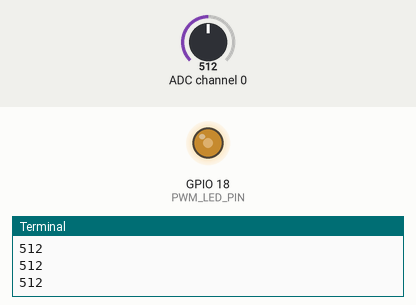
Recording of a program running on a simulated Raspberry Pi (BCM pin numbers). Parts: output pins drawn as LEDs (lit = HIGH), the last lines printed to the terminal. The test bench sets the inputs (shaded band); at power-on: ADC channel 0 = 512 (analog values on the 0–1023 scale).

Above: at 1.2 s.
1.3 s: ADC channel 0 set to 716
At 2.5 s:
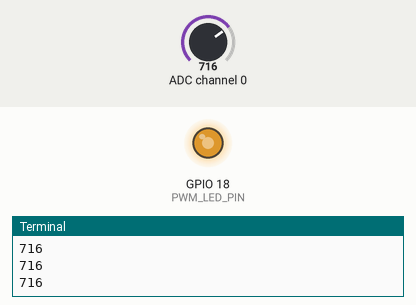
2.8 s: ADC channel 0 set to 900
At 3.9 s:
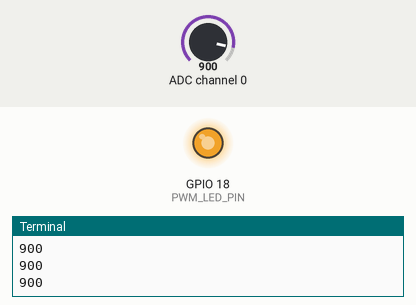
4.3 s: ADC channel 0 set to 122
At 5.2 s:
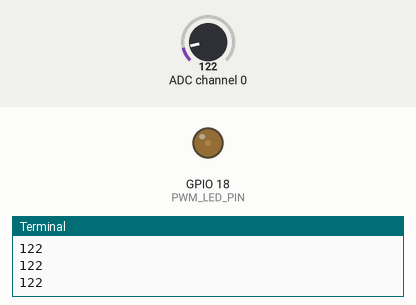
5.8 s: ADC channel 0 set to 0
At 6.5 s:
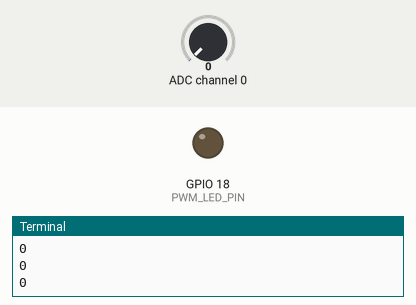
Timing chart, 0 to 8.3 s (numbered marks = the images above; inputs shaded):
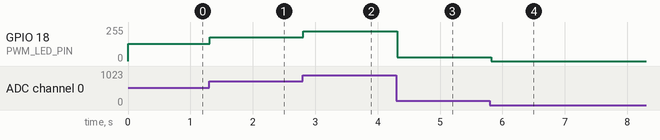

The program:

mcp3008_led.py
```python
import time
import pigpio
import Adafruit_GPIO.SPI as SPI
import Adafruit_MCP3008

SPI_PORT   = 0
SPI_DEVICE = 0

SIGNAL_CHANNEL = 0
PWM_LED_PIN = 18
PWM_FREQ = 800

mcp = Adafruit_MCP3008.MCP3008(spi=SPI.SpiDev(SPI_PORT, SPI_DEVICE))
pi = pigpio.pi()

try:
    print('按下 Ctrl-C 可停止程式')
    while True:
        switch_value = mcp.read_adc(SIGNAL_CHANNEL)
        print(switch_value)
        pi.hardware_PWM(PWM_LED_PIN, PWM_FREQ, int(switch_value/1023*1000000))
        time.sleep(0.1)
except KeyboardInterrupt:
    print('關閉程式')
finally:
    pi.set_mode(PWM_LED_PIN, pigpio.INPUT)
```

Measured:
- after the input at 1.3 s, GPIO 18 (PWM_LED_PIN): 128/255 → 178/255 at once
- after the input at 2.8 s, GPIO 18 (PWM_LED_PIN): 178/255 → 224/255 at once
- after the input at 4.3 s, GPIO 18 (PWM_LED_PIN): 224/255 → 30/255 at once
- after the input at 5.8 s, GPIO 18 (PWM_LED_PIN): 30/255 → 0/255 at once
